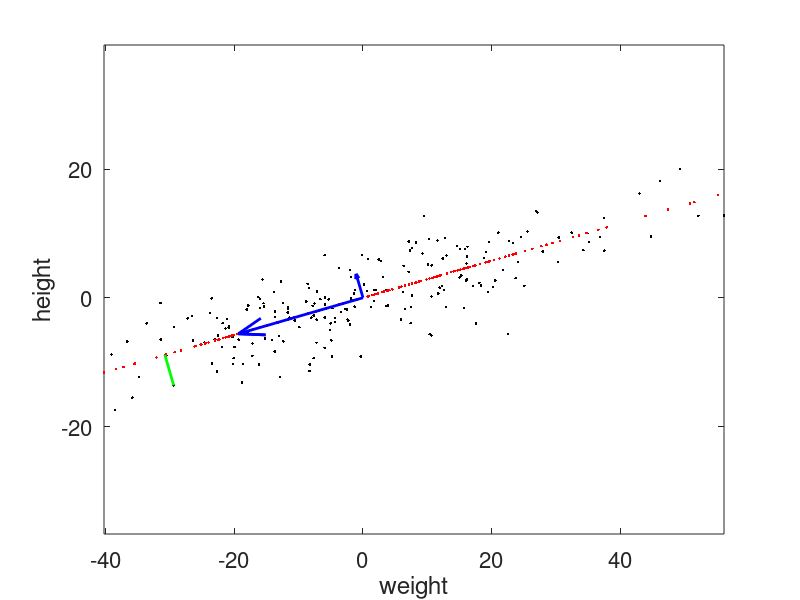
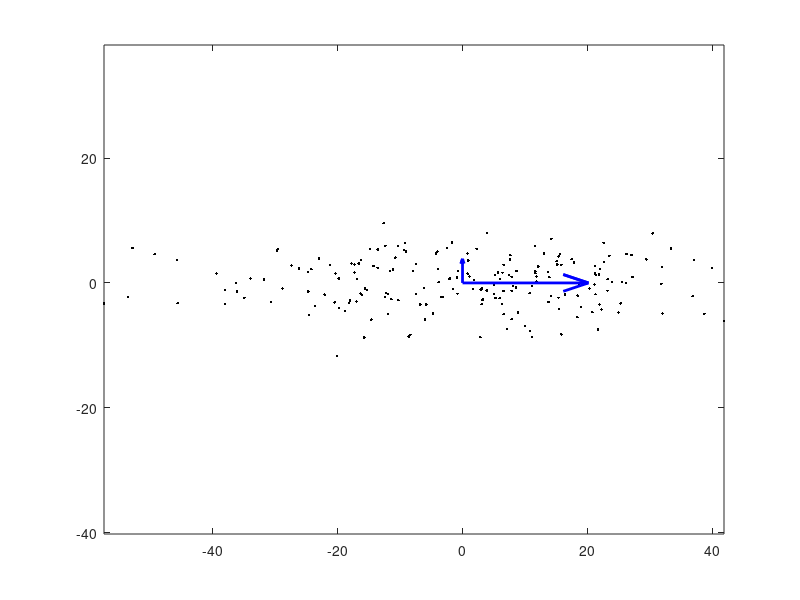
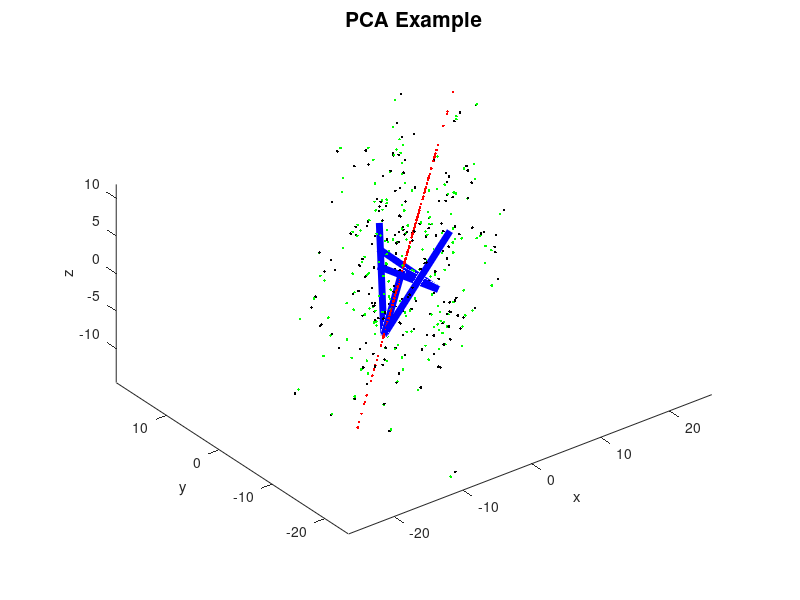
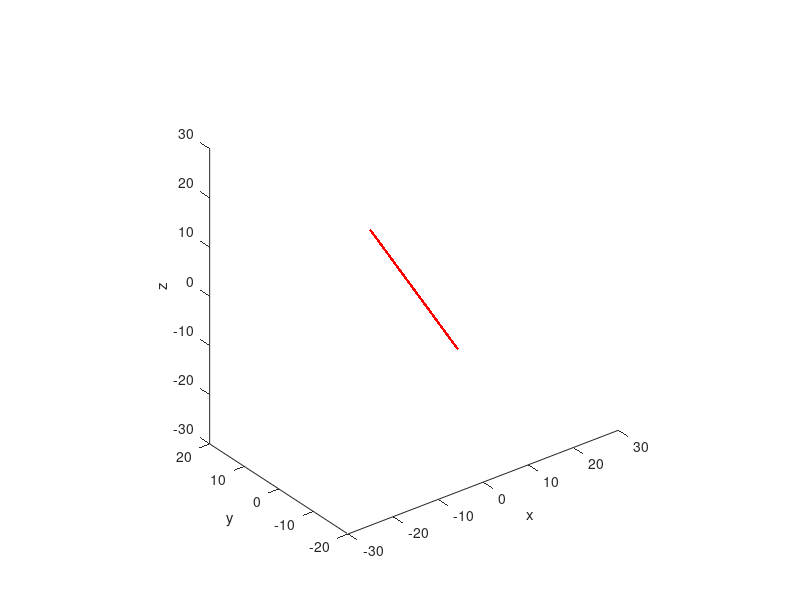

MATLAB code to generate these figures, in order:
% Section 15.3 Principal component analysis

%% Load weight/height data and plot
clear; close all; clc

load('weightheight.mat');

figure(1)
plot(X(1,:),X(2,:),'k.');
hold on
axis equal
xlabel('weight')
ylabel('height')
set(gca,'Fontsize',16)

%% Calculate reduced SVD
[U,S,V] = svd(X,'econ');

%% Calculate and plot the rank-1 approximation
X_rank1 = S(1,1) * U(:,1) * V(:,1)';
plot(X_rank1(1,:),X_rank1(2,:),'r.');

%% Draw in distance that is minimized (Frobenius norm)
plot([X(1,10) X_rank1(1,10)],[X(2,10) X_rank1(2,10)],'-g','Linewidth',2)

%% Plot sigma_1*u_1 (scaled appropriately)
n = 200;
y1 = S(1,1)/sqrt(n-1)*U(:,1);
c = compass(y1(1),y1(2));
set(c,'Linewidth',2);

%% Plot sigma_2*u_2 (scaled appropriately)
y2 = S(2,2)/sqrt(n-1)*U(:,2);
c = compass(y2(1),y2(2));
set(c,'Linewidth',2);

%% Projection onto principal components:
X_proj = U'*X;
figure(2)
plot(X_proj(1,:),X_proj(2,:),'k.');
axis equal
hold on
y1 = U'*y1;
y2 = U'*y2;
c = compass(y1(1),y1(2));
set(c,'Linewidth',2);
c = compass(y2(1),y2(2));
set(c,'Linewidth',2);


%% Create and plot 3D data
clear;

rng(5); % make random numbers be the same every time
n = 200; % number of data points
X = [3 6 4; 6 3 0; 4 0 1]*randn(3,n); % create n data points in 3d

[U,S,V] = svd(X,'econ');

figure(3)
plot3( X(1,:),X(2,:),X(3,:), 'k.');
title('PCA Example', 'Fontsize', 15)
daspect([1 1 1]);
axis vis3d
hold on
xlabel('x');
ylabel('y');
zlabel('z');

%% Compute rank-1 approximationa and plot
X_rank1 = U(:,1)*S(1,1)*V(:,1).';
plot3( X_rank1(1,:),X_rank1(2,:),X_rank1(3,:), 'r.'); 

%% Plot sigma_1*u_1
vec = S(1,1)/sqrt(n-1) * U(:,1);
quiver3( 0,0,0, vec(1),vec(2),vec(3),0, 'b', 'linewidth',5, 'maxheadsize',1);

%% Plot sigma_1*u_2
vec = S(2,2)/sqrt(n-1) * U(:,2);
quiver3( 0,0,0, vec(1),vec(2),vec(3),0, 'b', 'linewidth',5, 'maxheadsize',1);

%% Plot rank-2 approximation
% X_rank2 = U(:,1)*S(1,1)*V(:,1)'+U(:,2)*S(2,2)*V(:,2)'; Bad way
X_rank2 = U(:,1:2)*S(1:2,1:2)*V(:,1:2)'; % Good way
plot3( X_rank2(1,:),X_rank2(2,:),X_rank2(3,:), 'g.');

%% Creat new 3D data (all falls on a line)
clear;

t = -5:.05:5;
x = 5*t;
y = 4*t;
z = -6*t;
X = [x; y; z];

figure(4)
plot3( X(1,:),X(2,:),X(3,:), 'k.');
daspect([1 1 1]);
axis vis3d
hold on
xlabel('x');
ylabel('y');
zlabel('z');

%% Calculate SVD and show singular values
[U,S,V] = svd(X,'econ');
S

%% Plot rank-1 approximation
X_rank1 = U(:,1)*S(1,1)*V(:,1).';
plot3( X_rank1(1,:),X_rank1(2,:),X_rank1(3,:), 'r.');
